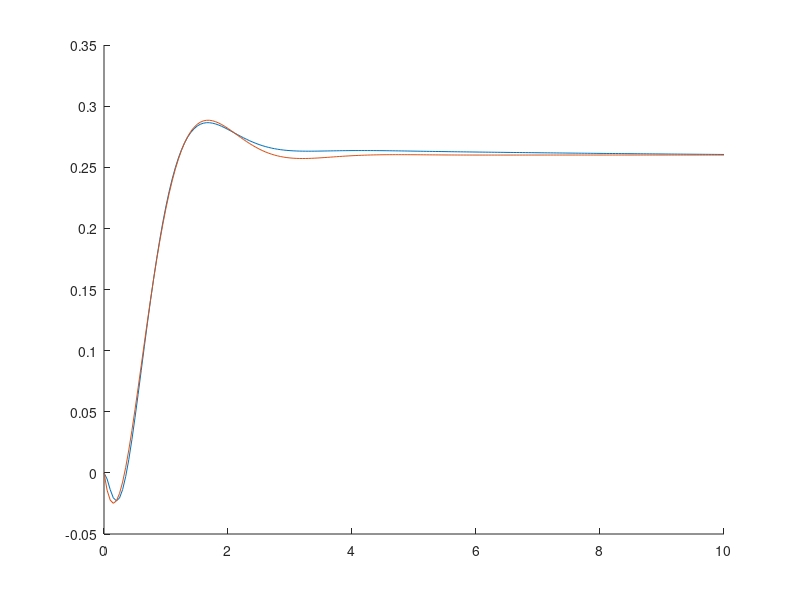
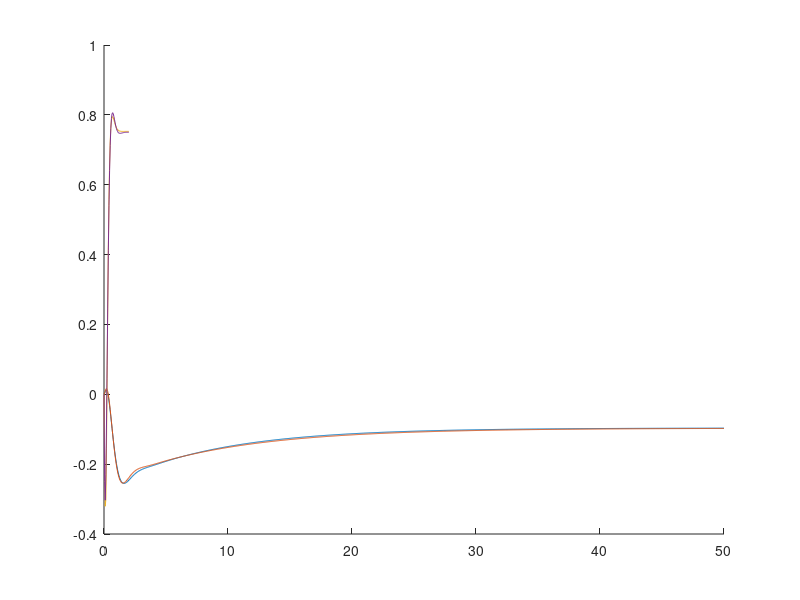
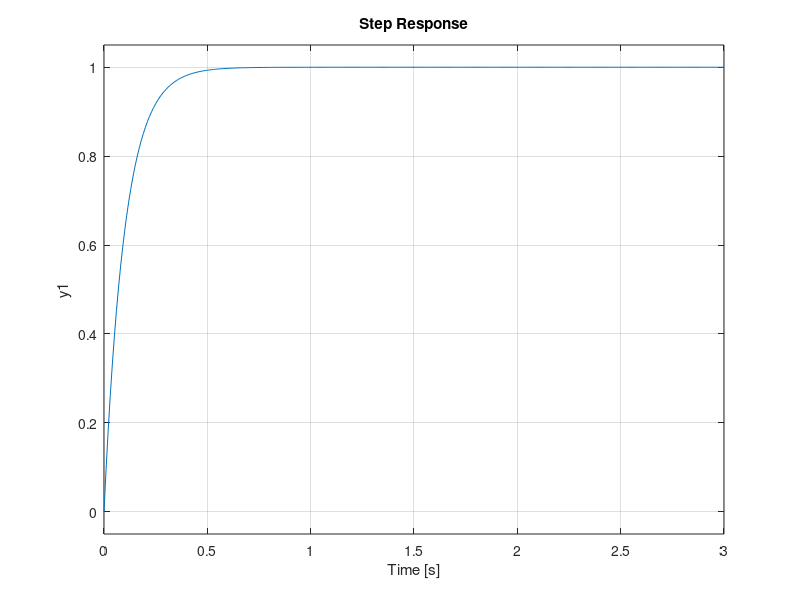
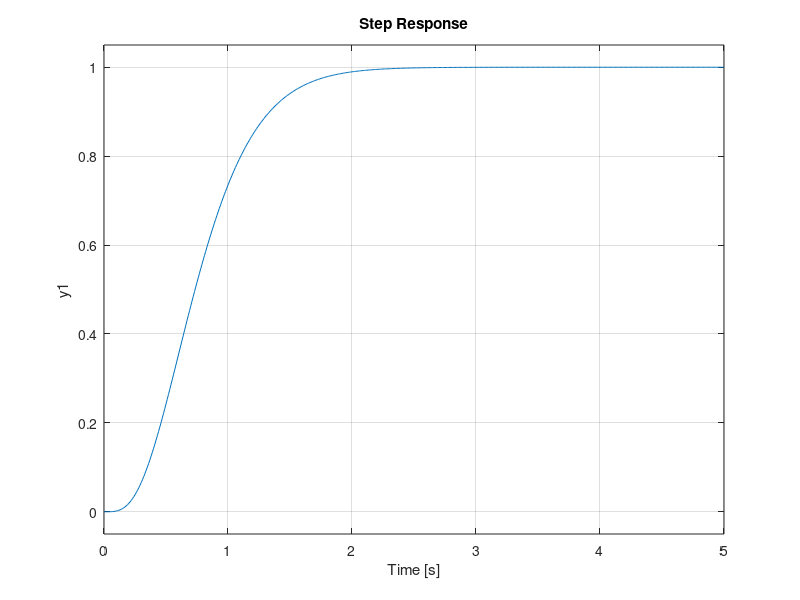

Source code (MATLAB) for these figures, in order:
m=0.32; %weght of the wheel
R=0.15/2; %diameter of the wheel
Jw=0.0013;%Moment of inertia of the wheel
M=5.41;%weight of the vehicle
W=0.4;%width of the vehicle
L=0.102;%height of the mass center of vehicle
Jpsi=0.104;%moment of inertia of the tilt axis vehicle
Jphi=0.0484;%moment of inertia of the vehicle related to the axis of rotation
Jm=0.00119;%Identified moment of inertia of the DC motor and gearbox taking into account gearbox ratio
RDC=1;%Resistance of the winding of the DC motor
Kt=0.025;%Torque constant of the DC motor
Ke=0.025;%Voltage constant of the DC motor
fm=0.00024;%Identified friction coefficient between the vehicleand DC motor
c1=(2*m+M)*R*R + 2*Jw+2*Jm;
c2=M*L*L+Jpsi+2*Jm;
f10=M*R*L-2*Jm;
d1=Kt/RDC;
d2=Kt*Ke/RDC+fm;
beta=d2;
alfa=d1;
d=c1;
c=c2;
g=9.81;
numitor=d*c-f10*f10;
a22=-2*beta*(c+f10)/numitor;
a23=-M*g*L*f10/numitor;
a24=2*beta*(c+f10)/numitor;
a42=2*beta*(d+f10)/numitor;
a43=d*M*g*L/numitor;
a44=-2*beta*(d+f10)/numitor;
b21=alfa*(c+f10)/numitor;
b22=alfa*(c+f10)/numitor;
b41=-alfa*(d+f10)/numitor;
b42=-alfa*(d+f10)/numitor;
a66=((-W*W*beta)/(2*R*R))/(m*W*W/2+W*W/(2*R*R)*(Jw+Jm)+Jphi);
b61=((-W*alfa)/(2*R))/(m*W*W/2+W*W/(2*R*R)*(Jw+Jm)+Jphi);
b62=((-W*alfa)/(2*R))/(m*W*W/2+W*W/(2*R*R)*(Jw+Jm)+Jphi);
A1=[0 1 0 0; 0 a22 a23 a24; 0 0 0 1; 0 a42 a43 a44];
B1=[0 0;b21 b22; 0 0; b41 b42];
A2=[0 1; 0 a66]; 
B2=[0 0; b61 b62];



%% simulare si identificare prima intrare
A1=[0 1 0 0; 0 a22 a23 a24; 0 0 0 1; 0 a42 a43 a44];B1=[0;b21;0;b41];C1=[1 0 0 0];D1=[0];
k1=acker(A1,B1,[-5 -5 -5 -5]);
A0=A1-B1*k1;
F1=inv(C1/(-A0)*B1);

A2=[0 1; 0 a66]; B2=[0;b61];C2=[1 0];D2=[0];
k3=acker(A2,B2,[-1 -1]);
A0=A2-B2*k3;
F3=inv(C2/(-A0)*B2);

A=[0 1 0 0 0 0; 0 a22 a23 a24 0 0; 0 0 0 1 0 0; 0 a42 a43 a44 0 0; 0 0 0 0 0 1; 0 0 0 0 0 a66];
B=[0;b21;0;b41;0; b61];
C=[1 0 0 0 0 0];
C1=[0 0 0 0 1 0];
D=[0];
k=[k1 k3];
F=F1;

[num11,dem11]=ss2tf(A-B*k,B*F*0.25,C,D*F*0.25);
G11=tf(num11,dem11);
[num11,dem11]=tfdata(G11,'v');

[num21,dem21]=ss2tf(A-B*k,B*F*0.25,C1,D*F*0.25);
G21=tf(num21,dem21);
[num21,dem21]=tfdata(G21,'v');


t=0:0.05:10;
y11=step(G11,t);
yst=0.26;
ust=1;
k=yst/ust;
ymax=0.286;
sigma=(ymax-yst)/yst;
zeta=-log(sigma)/(sqrt(pi*pi+log(sigma)*log(sigma)));
tr=2.65;
wn=4/zeta/tr;
H11=tf([-0.35 k*wn*wn],[1 2*zeta*wn wn*wn]);
hold on
ysim11=step(H11,t);
plot(t,[y11 ysim11]);
J11=norm(y11-ysim11);
EMPN11=J11/(norm(y11-mean(y11)))

figure
t=0:0.05:50;
y21=step(G21,t);
yst=-0.0964;
H21=tf([4 -23 -0.97],[1 15 50 100 10]);
hold on
ysim21=step(H21,t);
plot(t,[y21 ysim21]);
J21=norm(y21-ysim21);
EMPN21=J21/(norm(y21-mean(y21)))
%% simulare si identificare a doua intrare
A1=[0 1 0 0; 0 a22 a23 a24; 0 0 0 1; 0 a42 a43 a44];B1=[0;b21;0;b41];C1=[1 0 0 0];D1=[0];
k1=acker(A1,B1,[-10 -10 -10 -10]);
A0=A1-B1*k1;
F1=inv(C1/(-A0)*B1);

A2=[0 1; 0 a66]; B2=[0;b61];C2=[1 0];D2=[0];
k3=acker(A2,B2,[-1 -1]);
A0=A2-B2*k3;


A=[0 1 0 0 0 0; 0 a22 a23 a24 0 0; 0 0 0 1 0 0; 0 a42 a43 a44 0 0; 0 0 0 0 0 1; 0 0 0 0 0 a66];
B=[0;b21;0;b41;0; b61];
C=[1 0 0 0 0 0];
C1=[0 0 0 0 1 0];
D=[0];
k=[k1 k3];
F=F1;

[num12,dem12]=ss2tf(A-B*k,B*F*0.75,C,D*F*0.75);
G12=tf(num12,dem12);
[num12,dem12]=tfdata(G12,'v');

[num22,dem22]=ss2tf(A-B*k,B*F*0.75,C1,D*F*0.75);
G22=tf(num22,dem22);
[num22,dem22]=tfdata(G22,'v');

t=0:0.05:2;
y12=step(G12,t);
yst=0.75;
ust=1;
k=yst/ust;
ymax=0.79;
sigma=(ymax-yst)/yst;
zeta=-log(sigma)/(sqrt(pi*pi+log(sigma)*log(sigma)));
tr=0.82;
wn=4/zeta/tr;
H12=tf([-7.5 k*wn*wn],[1 2*zeta*wn wn*wn]);
hold on
ysim12=step(H12,t);
plot(t,[y12 ysim12]);
J12=norm(y12-ysim12);
EMPN12=J12/(norm(y12-mean(y12)))

figure
t=0:0.05:100;
y22=step(G22,t);
yst=-0.282;
H22=tf([160 -1000 -42.3],[1 35 360 1450 150]);
hold on
ysim22=step(H22,t);
plot(t,[y22 ysim22]);
J22=norm(y22-ysim22);
EMPN22=J22/(norm(y22-mean(y22)))

%% Rereuri dem interdependenta
GG11=tf([-0.3 1.5],[1 3 6.25]);
GG21=tf([-0.6],[1 3 6.25]); % 1 3.6 9
GG12=tf([-7.5 37.5],[1 10 50]);
GG22=tf([-14.25],[1 10 50]); %1 13.6 65.6
[numgg11,demgg11]=tfdata(GG11,'v');
[numgg12,demgg12]=tfdata(GG12,'v');
[numgg21,demgg21]=tfdata(GG21,'v');
[numgg22,demgg22]=tfdata(GG22,'v');


detG=GG11*GG22-GG12*GG21;
[numdetG,demdetG]=tfdata(detG,'v');
D11=1;D22=1;
D12=minreal(-GG12/GG11);
D21=minreal(-GG21/GG22);
[numD21,demD21]=tfdata(D21,'v');
[numD12,demD12]=tfdata(D12,'v');

M11=minreal(detG/GG22);
[numM11,demM11]=tfdata(M11,'v');
M22=minreal(detG/GG21);
[numM22,demM22]=tfdata(M22,'v');

step(M11*1000/(-12.5))
hold on 
step(M22*1000/15)
%% DECUPALRE pe H-uri
detG=H11*H22-H12*H21;
[numdetG,demdetG]=tfdata(detG,'v');
D11=1;D22=1;
D12=minreal(-H12/H11);
D21=minreal(-H21/H22);
[numD21,demD21]=tfdata(D21,'v');
[numD12,demD12]=tfdata(D12,'v');

M11=minreal(series(1/H22,detG));
[numM11,demM11]=tfdata(M11,'v');
M22=minreal(series(1/H11,detG));
[numM22,demM22]=tfdata(M22,'v');


t=0:0.01:3;
Ho=tf(1,[0.1 1]);
Hc11=minreal(Ho/(1-Ho)/M11);
[numcon11,demcon11]=tfdata(Hc11,'v');
Hd11=minreal(Hc11*M11);
H011=feedback(Hd11,1);
step(H011,t)

figure
Ho=tf(400,[1 20 400]);
Hc22=minreal(Ho/(1-Ho)/M22);
[numcon22,demcon22]=tfdata(Hc22,'v');
Hd22=minreal(Hc22*M22);
H022=feedback(Hd22,1);
step(H022,t)
%% num/dem Hs
[numh11,demh11]=tfdata(H11,'v');
[numh12,demh12]=tfdata(H12,'v');
[numh21,demh21]=tfdata(H21,'v');
[numh22,demh22]=tfdata(H22,'v');
%% DECUPALRE pe G-uri
detG=G11*G22-G12*G21;
[numdetG,demdetG]=tfdata(detG,'v');
D11=1;D22=1;
D12=-G12/G11;
D21=-G21/G22;
[numD21,demD21]=tfdata(D21,'v');
[numD12,demD12]=tfdata(D12,'v');

M11=series(1/G22,detG);
[numM11,demM11]=tfdata(M11,'v');
M22=series(1/G11,detG);
[numM22,demM22]=tfdata(M22,'v');

Ho=tf([625],[1 20 150 500 625]);
t=0:0.01:5;

Hc11=Ho/(1-Ho)/M11;
[numcon11,demcon11]=tfdata(Hc11,'v');
Hd11=minreal(Hc11*M11);
H011=feedback(Hd11,1);
step(H011,t)

figure

Hc22=Ho/(1-Ho)/M22;
[numcon22,demcon22]=tfdata(Hc22,'v');
Hd22=minreal(Hc22*M22);
H022=feedback(Hd22,1);
step(H022,t)


